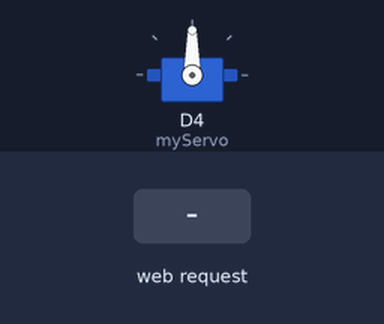
Recording of a sketch running on a simulated ESP8266 (NodeMCU). Parts: servo. The inputs (shaded band) are chosen by the test bench. What the sketch prints to the serial monitor is not drawn.

Above: at 1.2 s.
1.3 s: HTTP request GET /pos0 received
At 2.5 s:
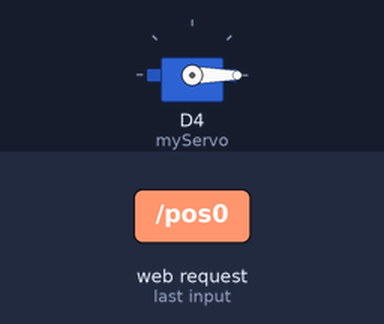
2.8 s: HTTP request GET /pos45 received
At 3.6 s:
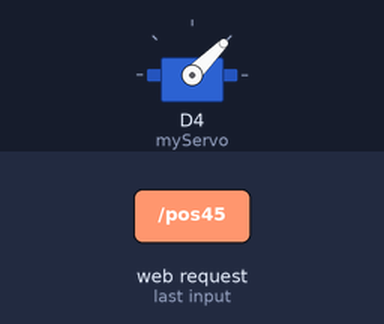
4.3 s: HTTP request GET /pos135 received
At 4.7 s:
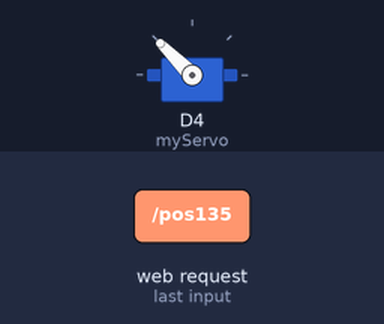
5.8 s: HTTP request GET /pos180 received
At 7.0 s:
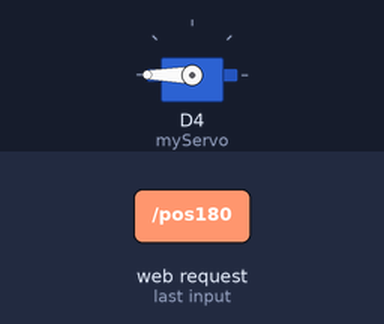
7.3 s: HTTP request GET /pos90 received
At 8.2 s:
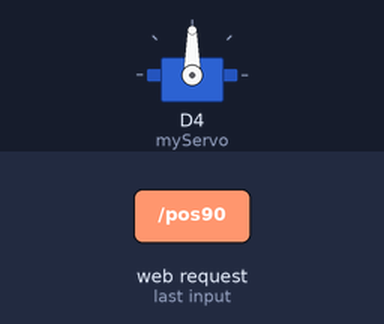
Timing chart, 0 to 9.8 s (numbered marks = the images above; inputs shaded):
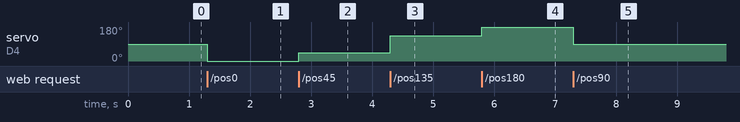

The sketch:

Servo__Control_via_Local_Web_Server.ino
```cpp
#include <ESP8266WiFi.h>
#include <Servo.h>

const char* ssid = "ESP_Server";
const char* password = "12345678";

Servo myServo;
WiFiServer server(80);

void setup() {
  Serial.begin(115200);
  myServo.attach(D4); // Servo pin
  myServo.write(90);  // initial position

  WiFi.softAP(ssid, password);
  Serial.println("Access Point started");
  server.begin();
}

void loop() {
  WiFiClient client = server.available();
  if (!client) return;

  String req = client.readStringUntil('\r');
  client.flush();

  if (req.indexOf("/pos0") != -1) myServo.write(0);
  if (req.indexOf("/pos45") != -1) myServo.write(45);
  if (req.indexOf("/pos90") != -1) myServo.write(90);
  if (req.indexOf("/pos135") != -1) myServo.write(135);
  if (req.indexOf("/pos180") != -1) myServo.write(180);

  client.println("HTTP/1.1 200 OK");
  client.println("Content-Type: text/html");
  client.println();

  client.println("<!DOCTYPE html>");
  client.println("<html lang='en'>");
  client.println("<head><meta name='viewport' content='width=device-width, initial-scale=1'>");
  client.println("<title>Servo Control</title>");
  client.println("<style>");

  // BODY STYLE
  client.println("body{font-family: 'Segoe UI', Tahoma, sans-serif; text-align:center; background: linear-gradient(135deg, #fceabb, #f8b500); margin:0; padding:50px;}");

  // TITLE STYLE
  client.println("h2{color:#ff0066; text-shadow: 2px 2px #fff;}");

  // BUTTON STYLE
  client.println(".btn{display:inline-block;padding:20px 35px;margin:15px;font-size:20px;font-weight:bold;cursor:pointer;");
  client.println("border:none; border-radius:15px; color:white; background: linear-gradient(45deg,#ff6a00,#ee0979);");
  client.println("box-shadow: 0 5px 15px rgba(0,0,0,0.3); transition:0.3s;}");

  // HOVER EFFECT
  client.println(".btn:hover{background: linear-gradient(45deg,#56ab2f,#a8e063); transform:scale(1.1); box-shadow: 0 8px 20px rgba(0,0,0,0.4);}");

  // RESPONSIVE
  client.println("@media(max-width:600px){.btn{padding:15px 25px; font-size:18px; margin:10px;}}");

  client.println("</style></head>");

  client.println("<body>");
  client.println("<h2>ESP8266 Servo Control 🌈</h2>");
  client.println("<a href='/pos0'><button class='btn'>0°</button></a>");
  client.println("<a href='/pos45'><button class='btn'>45°</button></a>");
  client.println("<a href='/pos90'><button class='btn'>90°</button></a>");
  client.println("<a href='/pos135'><button class='btn'>135°</button></a>");
  client.println("<a href='/pos180'><button class='btn'>180°</button></a>");
  client.println("</body></html>");
}
```

Measured:
- after the input at 1.3 s, servo on D4 (myServo): 90° → 0° at once
- after the input at 2.8 s, servo on D4 (myServo): 0° → 45° at once
- after the input at 4.3 s, servo on D4 (myServo): 45° → 135° at once
- after the input at 5.8 s, servo on D4 (myServo): 135° → 180° at once
- after the input at 7.3 s, servo on D4 (myServo): 180° → 90° at once
